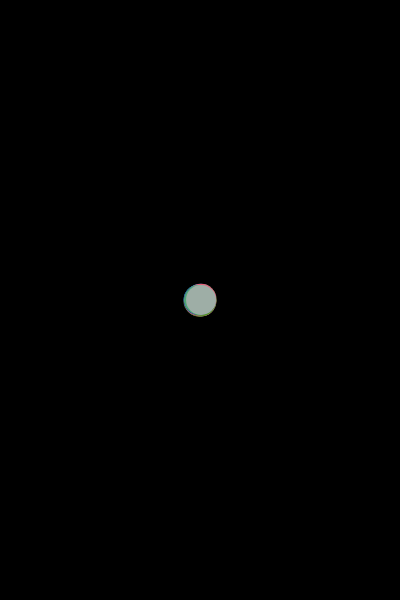
Frame 1 (no input)
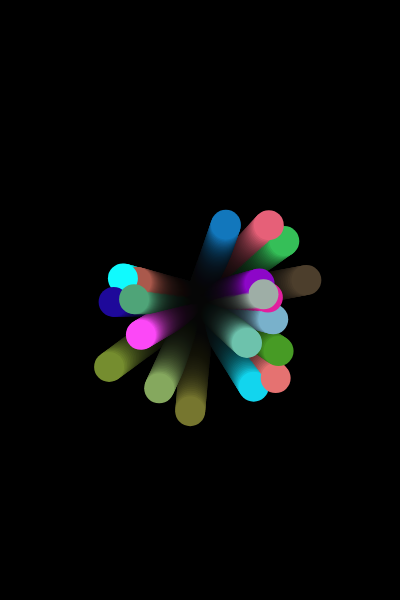
Frame 60 (no input)
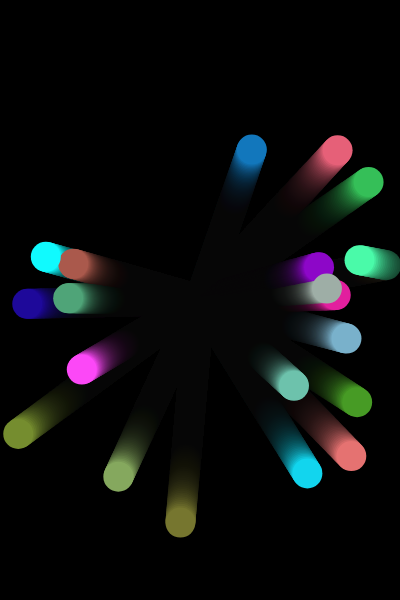
Frame 120 (the mouse pressed at the canvas centre since frame 60)

The p5.js sketch that drew these frames (run headless with seeded random() and noise() and a simulated clock; from frame 60 on, the mouse is pressed at the canvas centre):

// p5.js sketch
// ── sketch.js

var balls=[];
var coolDown=0;
function setup() {
	createCanvas(400,600);
	background(0);
	for(var i=0;i<20;i++){
		balls.push(new Ball(width/2,height/2,30));		
	}
	noStroke();		
}


function draw() {
	background(0,20);//疑问？
	for(var i=0;i<balls.length;i++){	
		balls[i].update();
		balls[i].render();
	}
	if (coolDown>0){
		coolDown-=1;
	}
	console.log(coolDown);
}

function mouseClicked(){
	for(var i=0;i<balls.length;i++&&coolDown<=0){
		var d=dist(balls[i].pos.x,balls[i].pos.y,mouseX,mouseY);
		if (d<=balls[i].size*0.5){
			explode(i);		//传递编号
			background(balls[i].color);
			coolDown=60;
		}
	}
	
}
function touchStarted(){
	for(var i=0;i<balls.length;i++&&coolDown<=0){
		var d=dist(balls[i].pos.x,balls[i].pos.y,mouseX,mouseY);
		if (d<=balls[i].size*0.5){
			explode(i);		//传递编号
			background(balls[i].color);
			coolDown=60;
		}
	}
}

function explode(choseBallIndex){
	var posX=balls[choseBallIndex].pos.x;
	var posY=balls[choseBallIndex].pos.y;
	var size=balls[choseBallIndex].size*0.5;
	balls.splice(choseBallIndex,1);			//消失小球的编号，1个
	for(var i=0;i<10;i++){
		balls.push(new Ball(posX,posY,size));
	}
}


function Ball(posX,posY,ballsize){	
	this.pos=createVector(posX,posY);		//创建向量作为pos属性的值
	this.vel=p5.Vector.random2D();	
	//创建vel属性给它 方向随机 单位长度的向量 
	this.vel.setMag(random(1,2));	//设置向量的长度
	this.size=ballsize;
	this.color=color(random(255),random(255),random(255));
	this.update=function(){
		this.pos.add(this.vel)	//速度修正了位置 会造成反弹
		if (this.pos.y<=this.size/2){
			this.bounceOnEdge(createVector(0,1));
			this.color=color(random(255),random(255),random(255));
		}
		if (this.pos.y>=height-this.size/2){
			this.bounceOnEdge(createVector(0,-1));
			this.color=color(random(255),random(255),random(255));
		}
		if (this.pos.x<=this.size/2){
			this.bounceOnEdge(createVector(1,0));
			this.color=color(random(255),random(255),random(255));
		}
		if (this.pos.x>=width-this.size/2){   		
			this.bounceOnEdge(createVector(-1,0));				
			this.color=color(random(255),random(255),random(255));
		}
	}
	this.render=function(){
		fill(this.color)
		ellipse(this.pos.x,this.pos.y,this.size)	
	}
	this.bounceOnEdge=function(force){
		var untiVel=this.vel.copy();		
		untiVel.rotate(PI);				
		var angle=force.angleBetween(untiVel);
		var len=Math.cos(angle)*this.vel.mag()*2
		force.setMag(len);		
		this.vel.add(force);	
	}
}
